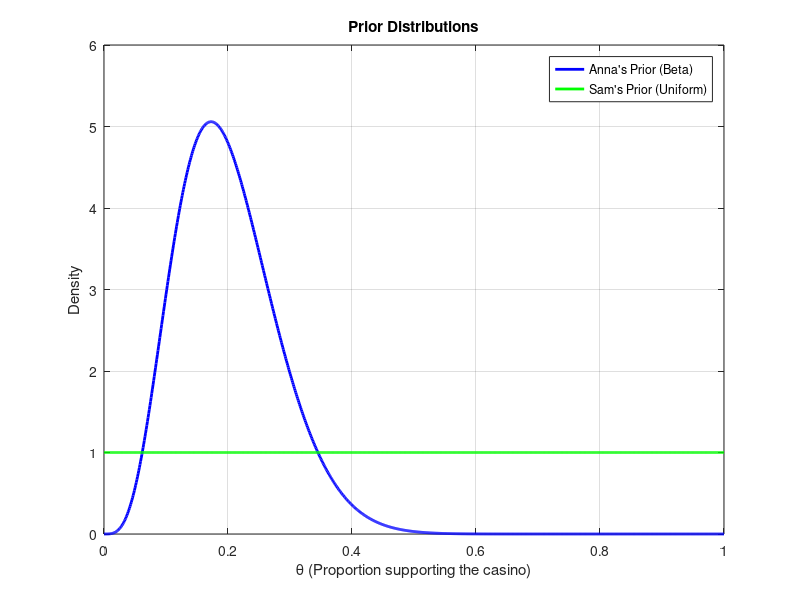
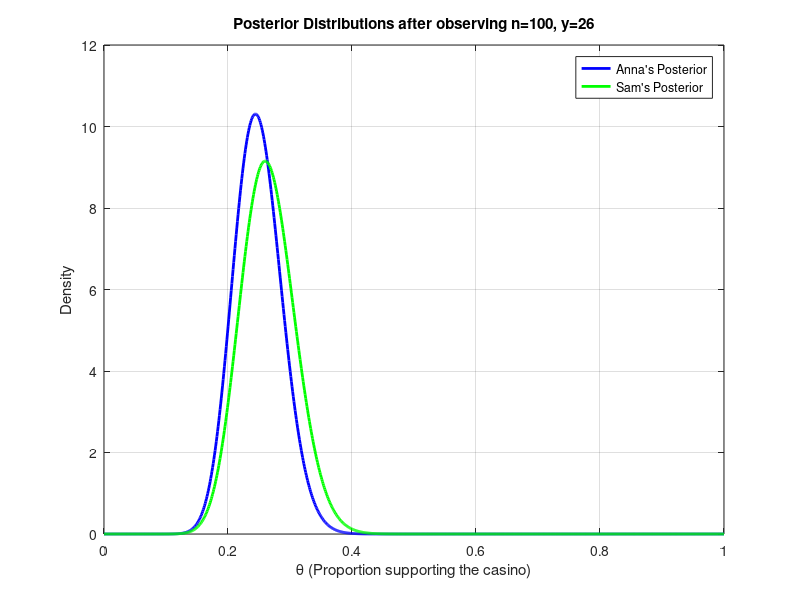
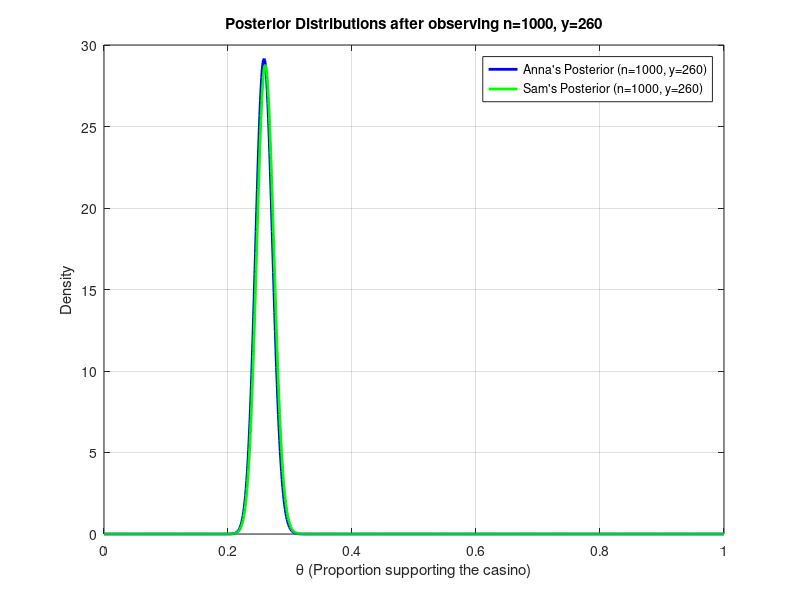

These charts were generated, in order, by the following MATLAB code:
% ============================== #
% Advanced Statistical Modelling #
% Class 3 - Exercise 1.4         #
% Filip Chmielowski              #
% ============================== #

% Clear workspace and figures
clear;
clc;
close all;

% Define data for Anna's prior
mu_anna = 0.2; % Anna's prior mean
sigma_anna = 0.08; % Anna's prior standard deviation

% Calculate alpha and beta for Anna's Beta prior distribution
alpha_anna = mu_anna * ((mu_anna * (1 - mu_anna)) / (sigma_anna^2) - 1);
beta_anna = (1 - mu_anna) * ((mu_anna * (1 - mu_anna)) / (sigma_anna^2) - 1);

% Sam's prior is uniform Beta(1, 1)
alpha_sam = 1;
beta_sam = 1;

% Observed data
n1 = 100;
y1 = 26;

% Posterior for Anna
alpha_anna_post1 = alpha_anna + y1;
beta_anna_post1 = beta_anna + n1 - y1;

% Posterior for Sam
alpha_sam_post1 = alpha_sam + y1;
beta_sam_post1 = beta_sam + n1 - y1;

% Define a range of theta (probability) values
theta = linspace(0, 1, 1000);

% Prior and Posterior distributions for both Anna and Sam
prior_anna = betapdf(theta, alpha_anna, beta_anna);
prior_sam = betapdf(theta, alpha_sam, beta_sam);
posterior_anna1 = betapdf(theta, alpha_anna_post1, beta_anna_post1);
posterior_sam1 = betapdf(theta, alpha_sam_post1, beta_sam_post1);

% Plot the prior distributions
figure;
plot(theta, prior_anna, 'b', 'LineWidth', 2); hold on;
plot(theta, prior_sam, 'g', 'LineWidth', 2);
title('Prior Distributions');
xlabel('\theta (Proportion supporting the casino)');
ylabel('Density');
legend('Anna''s Prior (Beta)', 'Sam''s Prior (Uniform)');
grid on;

% Plot the posterior distributions after n=100, y=26
figure;
plot(theta, posterior_anna1, 'b', 'LineWidth', 2); hold on;
plot(theta, posterior_sam1, 'g', 'LineWidth', 2);
title('Posterior Distributions after observing n=100, y=26');
xlabel('\theta (Proportion supporting the casino)');
ylabel('Density');
legend('Anna''s Posterior', 'Sam''s Posterior');
grid on;

% Now repeat for n=1000, y=260
n2 = 1000;
y2 = 260;

% Posterior for Anna with new data
alpha_anna_post2 = alpha_anna + y2;
beta_anna_post2 = beta_anna + n2 - y2;

% Posterior for Sam with new data
alpha_sam_post2 = alpha_sam + y2;
beta_sam_post2 = beta_sam + n2 - y2;

% Posterior distributions for both Anna and Sam
posterior_anna2 = betapdf(theta, alpha_anna_post2, beta_anna_post2);
posterior_sam2 = betapdf(theta, alpha_sam_post2, beta_sam_post2);

% Plot the posterior distributions for n=1000, y=260
figure;
plot(theta, posterior_anna2, 'b', 'LineWidth', 2); hold on;
plot(theta, posterior_sam2, 'g', 'LineWidth', 2);
title('Posterior Distributions after observing n=1000, y=260');
xlabel('\theta (Proportion supporting the casino)');
ylabel('Density');
legend('Anna''s Posterior (n=1000, y=260)', 'Sam''s Posterior (n=1000, y=260)');
grid on;
